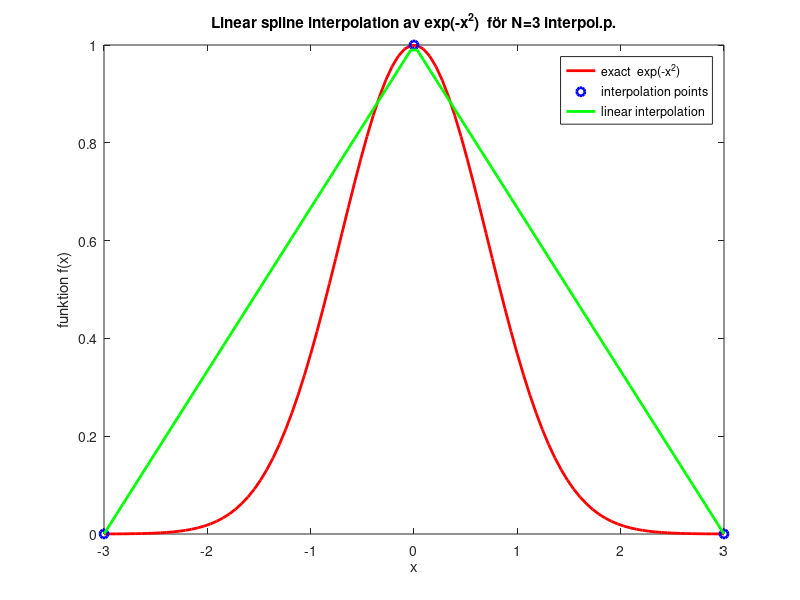

Source code (MATLAB):
close all;
clear

fun = @(x)exp(-x^2);

% definition av interpolation intervalet [n,p]

n= -3.0;
p= 3.0

fun_exact = 0;
fun_val = 0;

% vi vill interpolera i N punkter
N = 3;
 x = linspace(n, p, N);
x_exact = linspace(n, p);




% beräknar y_k = func_val(x(i)) för interpolation
for i = 1:N
	  func_val(i) =fun(x(i));
l(i) = 1;
l_nom(i) = 1;
l_denom(i)=1;
end

for i = 1:size(x_exact,2)
	  Linear_spline(i) = 0;
end

for i = 1:size(x_exact,2)
	  func_exact(i) =fun(x_exact(i));

for k=1:N-1
	if (x_exact(i) <= x(k+1)  && x_exact(i) >= x(k))
  nom = fun(x(k+1)) -fun(x(k));
denom = x(k+1)-x(k);
Linear_spline(i) = fun(x(k)) + (x_exact(i) - x(k))*(nom/denom);
end
end

%fellog(i) = log10(abs(Lagrange_pol(i) - func_exact(i)));
%fel(i) = abs(Lagrange_pol(i) - func_exact(i));

end


	
figure

plot(x_exact,func_exact, ' r-',  'LineWidth',2)
 hold on
  
plot(x,  func_val,'o b',  'LineWidth',2)


  plot(x_exact,Linear_spline, ' g -',  'LineWidth',2)


  
  xlabel('x')
  ylabel('funktion f(x)')
%  legend('exact','linear interpolation','interpolation på Lagranges form');
 legend('exact  exp(-x^2)','interpolation points','linear interpolation');
 % title(['x(1)=',num2str(x(1)),', x(2)= ',num2str(x(2))])
 title(['Linear spline interpolation av exp(-x^2)  för N=',num2str(N),' interpol.p.'])




%****************** interpolation i Chebyshevpunkterna

for k = 1:N	  
	  % cheb(k) = ((p-n)/2.0)*(-1.0 + (k-1)*(2.0/(N-1))) + (n+p)/2;
cheb(k)  = -((p-n)/2.0)*cos(((2.0*k-1)*pi)/(2.0*N))+ (n+p)/2.0;

				 x(k) = cheb(k);
                                 func_cheb(k) = fun(x(k));
				 end
				 
